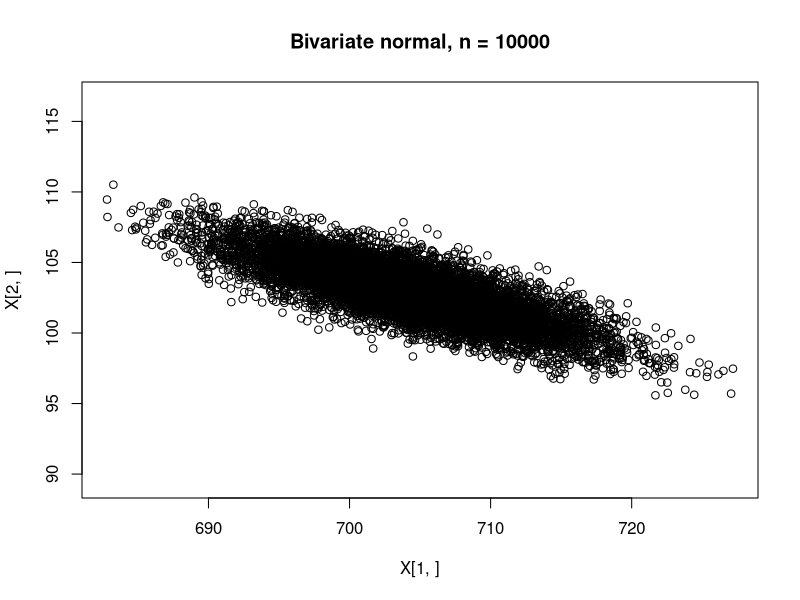
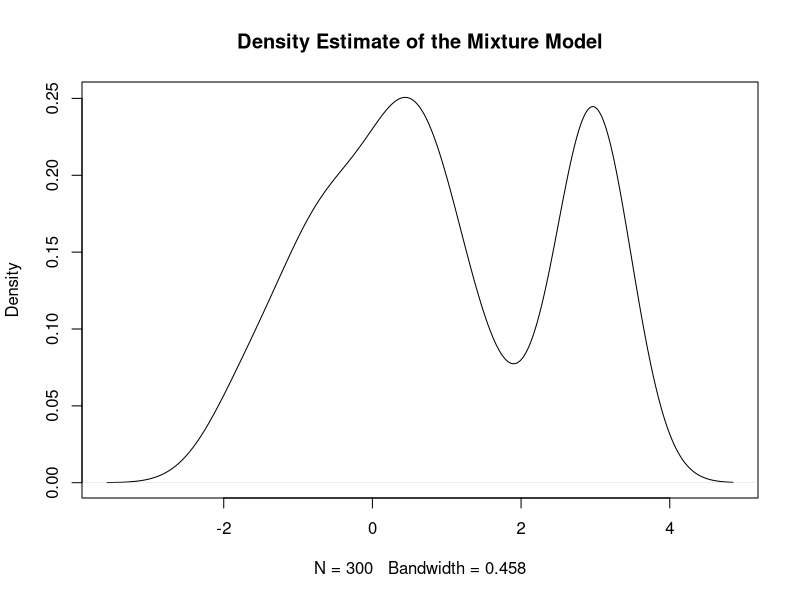
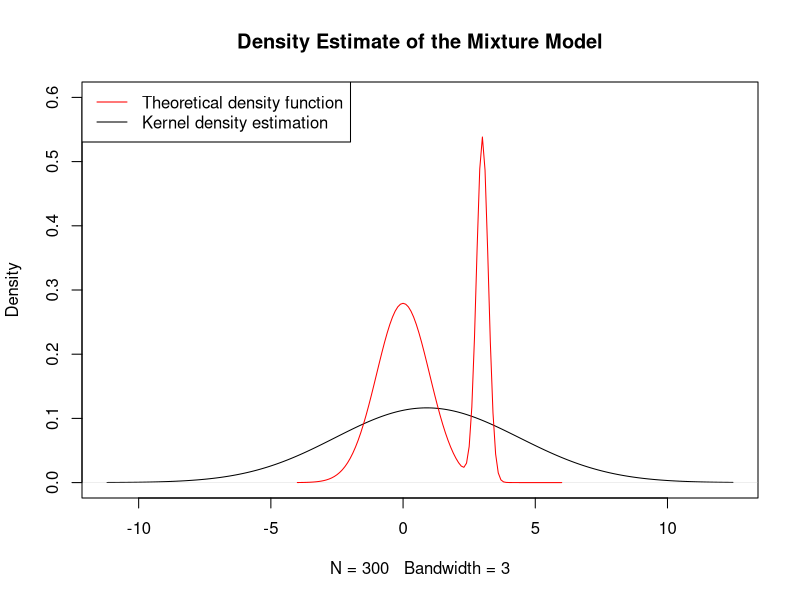
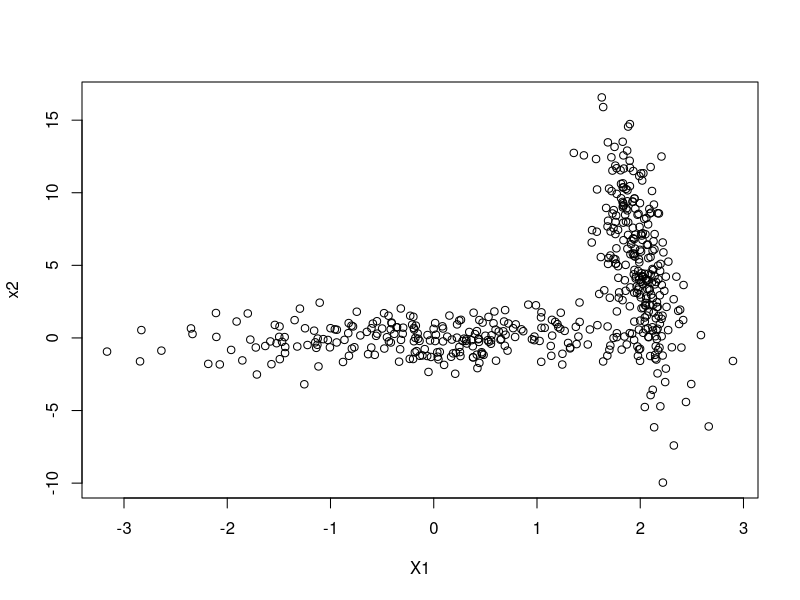
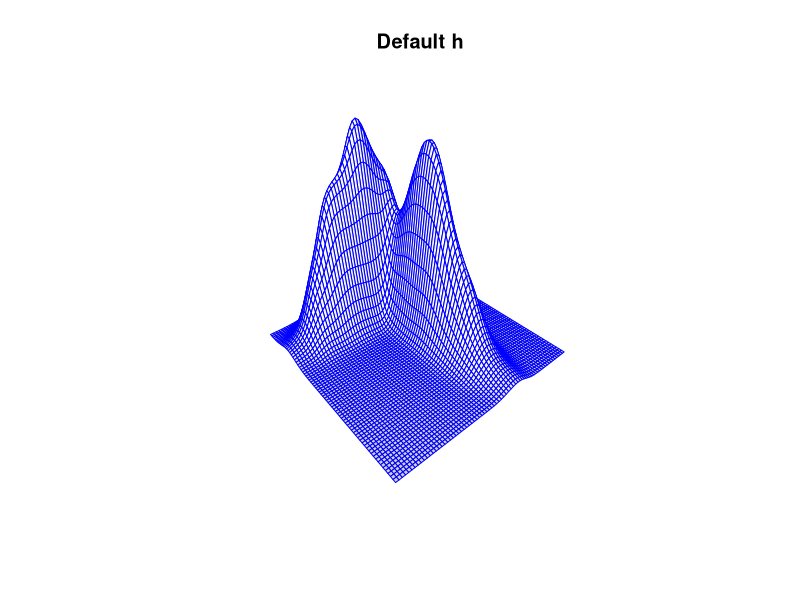
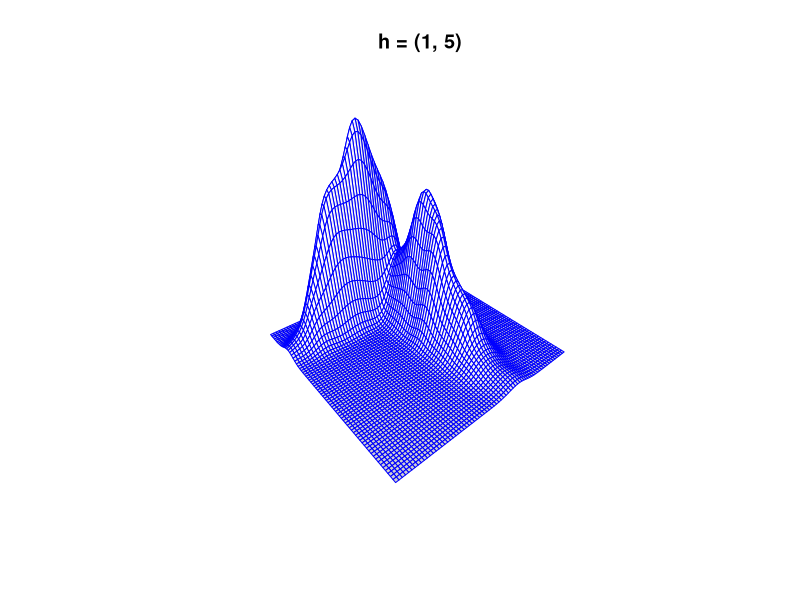
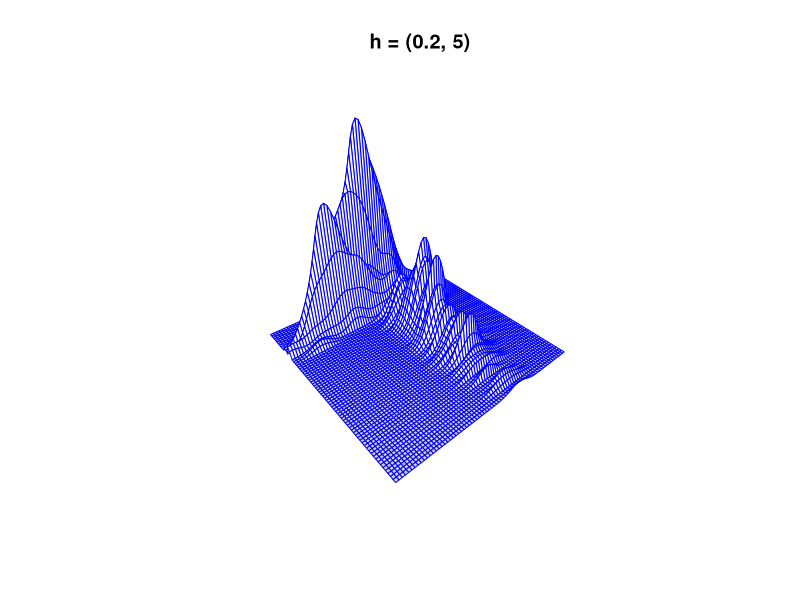
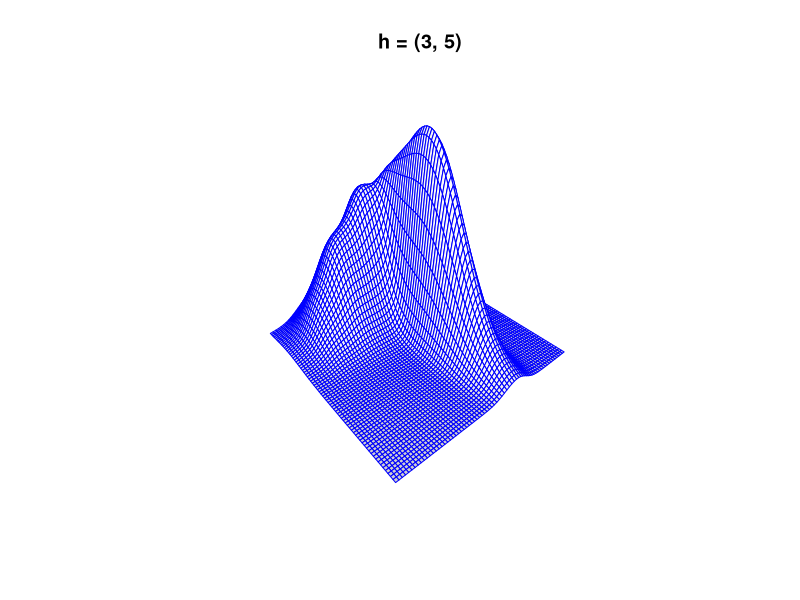

Write R code to recreate these figures, in order.
# gaussian_distribution

R <- rbind(c(40, -10),c(-10, 4))
M <- c(704,103)

gen_univariate_norm <- function(M, R) { # mu,Sigma
  r = length(M)
  L = t(chol(R)) # Cholesky decomposition finds a unique lower triangular matrix (function chol() finds an upper triangular matrix, so we transpose it )
  Z = rnorm(r)
  return(L %*% Z + M)
}

gen_multi_norm <- function(dim, M, R, withPlot, printMultNormCovCorAndMean, n) { #(dim - dimensions (e.g., 2 for bivariate), M - mean, R - cov matrix, withPlot - true if with plot, n - sample quantity, printMultNormCovCorAndMean - true if print new cov matrix)
  X <- matrix(0, nrow=dim, ncol=n)
  for(i in 1:n){
    X[,i] = gen_univariate_norm(M,R)
  }
  if (withPlot) {
    chartTitle = paste("Bivariate normal, n =", toString(n))
    plot(X[1,], X[2,], main=chartTitle, asp=1)
  }
  if (printMultNormCovCorAndMean) {
    print(paste("Mean X[1]: ", toString(mean(X[1]))))
    print(paste("Mean X[2]: ", toString(mean(X[2]))))
    
    print("Covariance matrix:")
    print(cov(t(X)))
    
    print("Correlation matrix:")
    print(cor(t(X)))
  }
  return(t(X))
}

gen_multi_norm(2, M, R, TRUE, TRUE, 10000)



# kernel_density_estimation

N <- 300
probabilities <- c(0.7, 0.3)
means <- c(0, 3)
sigma_second <- (0.05)^(0.5)
standardDeviations <- c(1, sigma_second)

# Sample N random uniforms U
U <- runif(N)
# Variable to store the samples from the mixture distribution                                             
rand.samples <- rep(NA,N)

# Sampling from the mixture
for(i in 1:N){
  if(U[i]<probabilities[1]){
    rand.samples[i] = rnorm(n=1, mean=means[1], sd=standardDeviations[1])
  }else{
    rand.samples[i] = rnorm(n=1, mean=means[2], sd=standardDeviations[2])
  }
}

# Density plot of the random samples
plot(density(rand.samples),main="Density Estimate of the Mixture Model")

# Plotting the true density as a sanity check
x = seq(-4, 6,.1)
truth = probabilities[1]*dnorm(x, means[1], standardDeviations[1]) + probabilities[2]*dnorm(x, means[2], standardDeviations[2])
plot(density(rand.samples, bw=3),main="Density Estimate of the Mixture Model",ylim=c(0,.6),lwd=1)
lines(x,truth,col="red",lwd=1)
legend("topleft",c("Theoretical density function","Kernel density estimation"),col=c("red","black"),lwd=1)

library(MASS)

N <- 500
p1 <- 0.5

M1 <- c(0,0)
R1 <- matrix(c(1,0,0,1),2,2)

M2 <- c(2,5)
R2 <- matrix (c(0.04, -0.5, -0.5, 20),2,2)

gen_multi_norm_mix <- function(N, p1, M1, M2, R1, R2){
  n1 <- rbinom(1,size=N,prob=p1)
  n2 <- N-n1
  data1 <- gen_multi_norm(dim = 2, M = M1, R = R1, withPlot = FALSE, printMultNormCovCorAndMean = FALSE, n = n1)
  data2 <- gen_multi_norm(dim = 2, M = M2, R = R2, withPlot = FALSE, printMultNormCovCorAndMean = FALSE, n = n2)
  return(rbind(data1, data2))
}

mult_norm_mix_data <- gen_multi_norm_mix(N, p1, M1,M2,R1,R2)
plot(mult_norm_mix_data, xlab="X1", ylab="x2")

X_1 <- kde2d(mult_norm_mix_data[,1],mult_norm_mix_data[,2],n=70)
persp(X_1, main = "Default h",phi=30,theta=230,shade=0.3, border="blue",box=FALSE)

X_2 <- kde2d(mult_norm_mix_data[,1],mult_norm_mix_data[,2],n=70, h=c(1, 5))
persp(X_2, main = "h = (1, 5)",phi=30,theta=230,shade=0.3, border="blue",box=FALSE)

X_3 <- kde2d(mult_norm_mix_data[,1],mult_norm_mix_data[,2],n=70, h=c(0.2, 5))
persp(X_3, main = "h = (0.2, 5)",phi=30,theta=230,shade=0.3, border="blue",box=FALSE)

X_4 <- kde2d(mult_norm_mix_data[,1],mult_norm_mix_data[,2],n=70, h=c(3, 5))
persp(X_4, main = "h = (3, 5)",phi=30,theta=230,shade=0.3, border="blue",box=FALSE)



X_5 <- kde2d(mult_norm_mix_data[,1],mult_norm_mix_data[,2],n=70, h=c(1, 2))
persp(X_5, main = "h = (1, 2)",phi=30,theta=230,shade=0.3, border="blue",box=FALSE)

X_6 <- kde2d(mult_norm_mix_data[,1],mult_norm_mix_data[,2],n=70, h=c(1, 8))
persp(X_6, main = "h = (1, 8)",phi=30,theta=230,shade=0.3, border="blue",box=FALSE)
